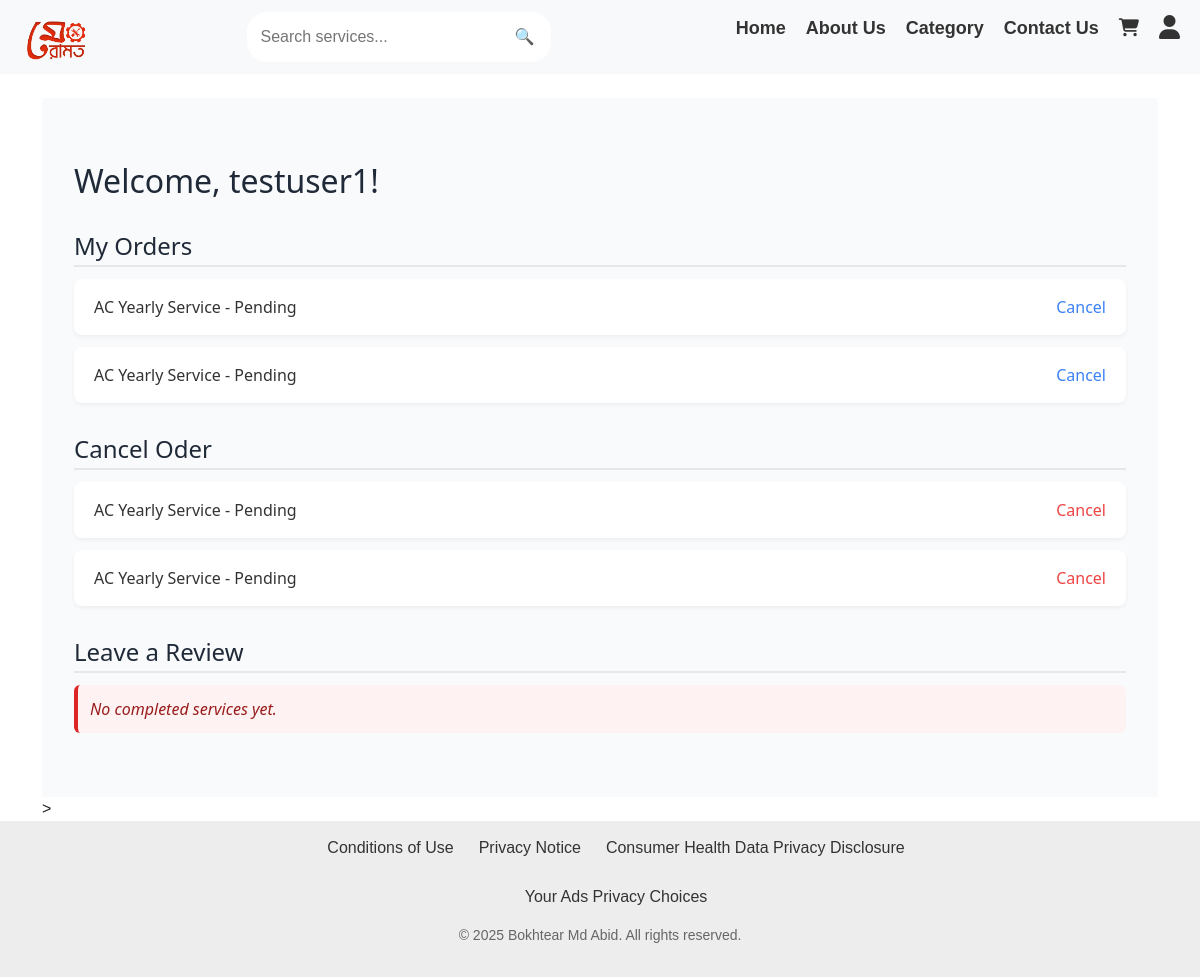
The app's page /user/user-dashboard/ (signed in), older data.
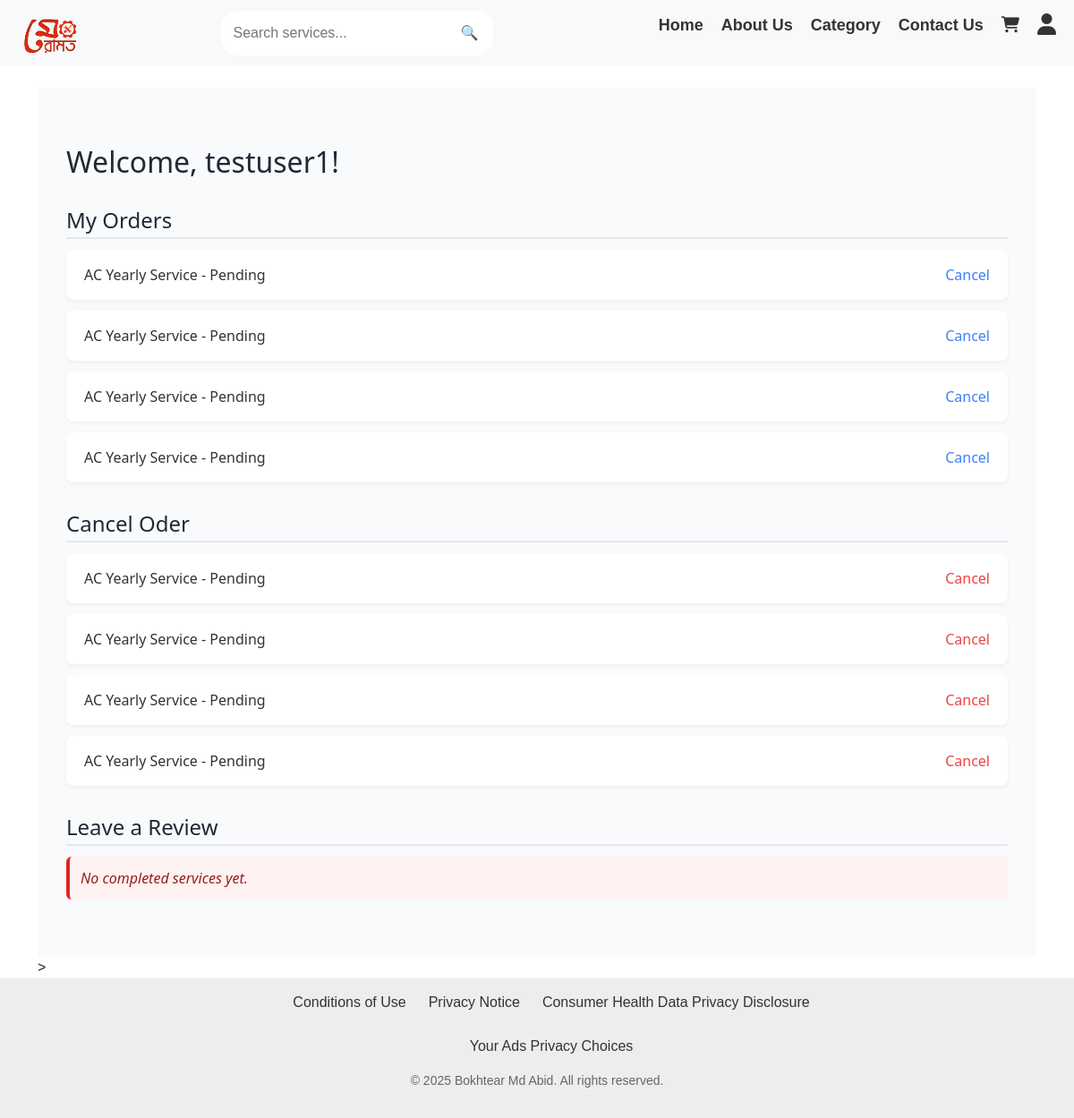
The same page, newer data.
### meramotapp/models.py (models this page shows, shortened)
class Booking(models.Model):
    user = models.ForeignKey(settings.AUTH_USER_MODEL, on_delete=models.CASCADE)
    service = models.ForeignKey(Service, on_delete=models.CASCADE)
    date = models.DateField()
    time_slot = models.CharField(max_length=20)  # Example: "10:00 AM - 11:00 AM"
    status = models.CharField(max_length=20, choices=[('Pending', 'Pending'), ('Confirmed', 'Confirmed'), ('Cancelled', 'Cancelled')], default='Pending')
    created_at = models.DateTimeField(auto_now_add=True)

class Service(models.Model):
    seller = models.ForeignKey(settings.AUTH_USER_MODEL, on_delete=models.CASCADE, limit_choices_to={'is_seller': True})
    category = models.ForeignKey('Category', on_delete=models.CASCADE)
    title = models.CharField(max_length=255)
    description = models.TextField()
    price = models.DecimalField(max_digits=10, decimal_places=2)
    image = models.ImageField(upload_to='service_images', null=True, blank=True)
    location = models.CharField(max_length=255, null=True, blank=True)
    rating = models.FloatField(default=0.0)
    created_at = models.DateTimeField(auto_now_add=True)

### meramotapp/views.py (the view)
# urls.py: path("user/user-dashboard/", views.user_dashboard,  name="user_dashboard"),
@login_required
def user_dashboard(request):
    if request.user.is_seller:
        return redirect("seller_dashboard")
    orders = Booking.objects.filter(user=request.user)
    completed_services = Service.objects.filter(booking__user=request.user, booking__status="Completed")
    return render(request, "user/user_dashboard.html", {"orders": orders, "completed_services": completed_services})

### templates/user/user_dashboard.html (shortened to what this page needs)
{% extends "base.html" %}
{% load static %}
{% block extra_css %}
<link rel="stylesheet" href="{% static 'css/style_user_dashboard.css' %}">
{% endblock %}
{% block content %}
<div class="dashboard-container">
<h2>Welcome, {{ user.username }}!</h2>
    <h3>My Orders</h3>
    <ul>
        {% for order in orders %}
            <li>{{ order.service.title }} - {{ order.status }}
                <a href="{% url 'cancel_order' order.id %}">Cancel</a>
            </li>
        {% empty %}
            <p>No orders yet.</p>
        {% endfor %}
    </ul>
    <h3>Cancel Oder</h3>
    <ul>
        {% for order in orders %}
            <li>
                {{ order.service.title }} - {{ order.status }}
                {% if order.status == "Pending" %}
                    <a href="{% url 'cancel_order' order.id %}" class="cancel-btn">Cancel</a>
                {% endif %}
            </li>
        {% empty %}
            <p>No orders yet.</p>
        {% endfor %}
    </ul>
    <h3>Leave a Review</h3>
    <ul>
        {% for service in completed_services %}
            <li>{{ service.title }}
                <a href="#">Write Review</a>
            </li>
        {% empty %}
            <p>No completed services yet.</p>
        {% endfor %}
    </ul>
</div>>
{% endblock %}

Row changes from the older to the newer data that the page shows:
added Booking: service "AC Yearly Service", status "Pending", shows "Cancel"
added Booking: service "AC Yearly Service", status "Pending", shows "Cancel"
